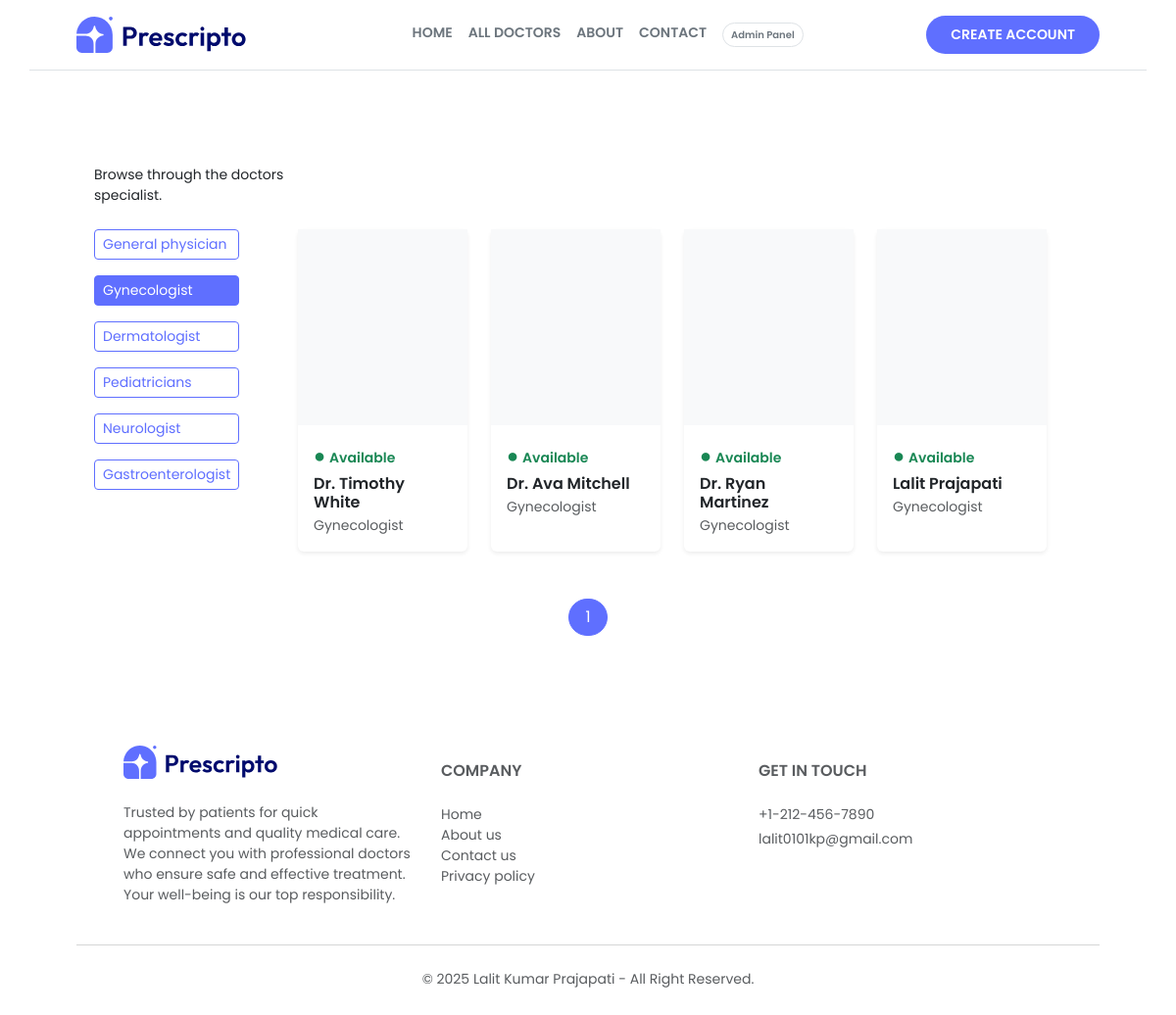
Page /doctor/Gynecologist/ on the earlier database version.
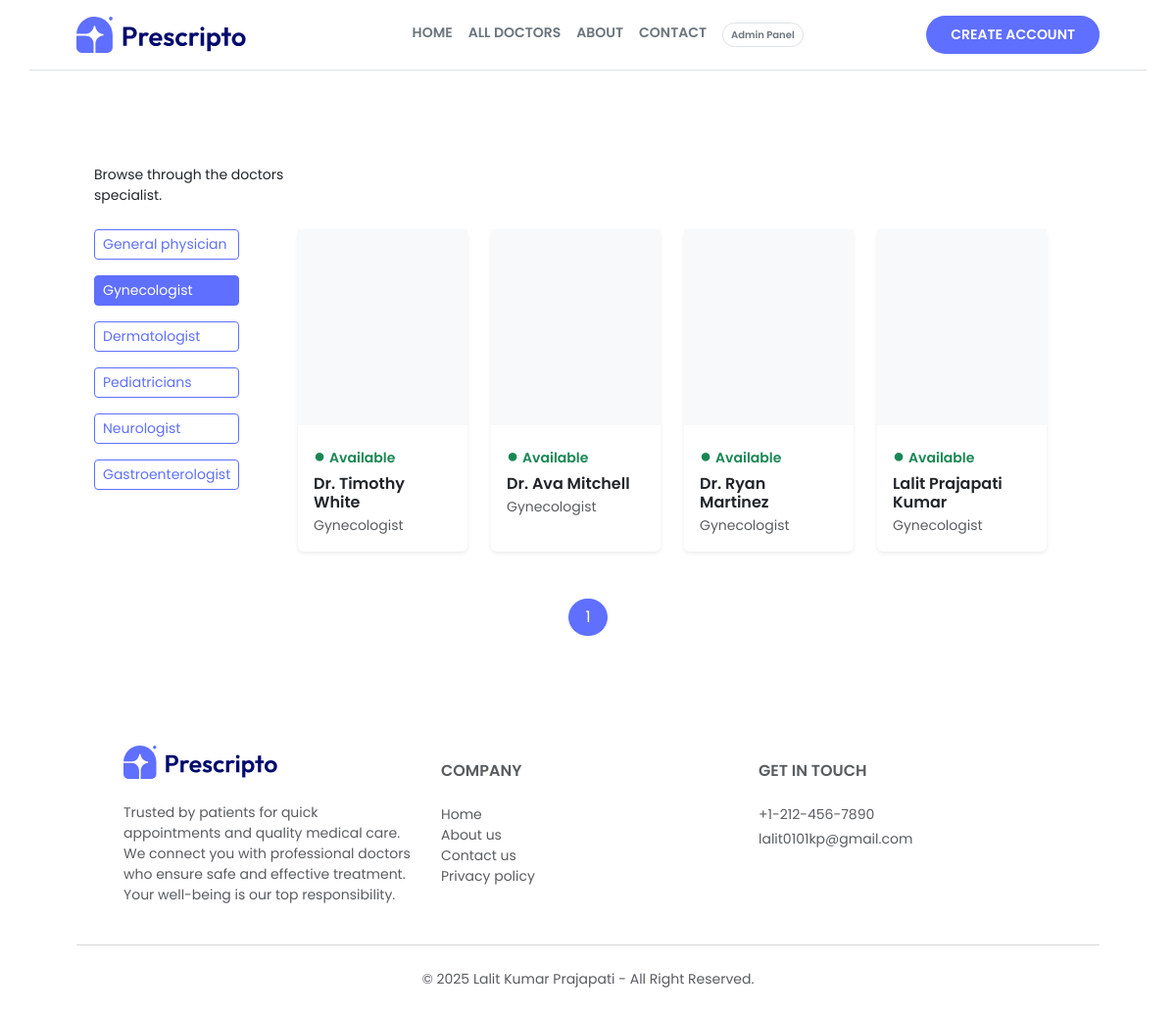
Same page on the later database version.
### appointment/models.py (models this page shows, shortened)
class Doctor(models.Model):
    image = CloudinaryField('image', folder='doctor_image')
    name = models.CharField(max_length=100)
    email = models.EmailField()
    username = models.CharField(max_length=255, unique=True)
    password = models.CharField(max_length=100)
    experience = models.IntegerField()
    fees = models.FloatField()
    category = models.ForeignKey(Category, on_delete=models.CASCADE)
    degree = models.CharField(max_length=50)
    about = models.TextField()
    address = models.TextField()
    available = models.BooleanField(default=True)

class Category(models.Model):
    name = models.CharField(max_length=100)
    def __str__(self):
        return self.name

### appointment/views.py (the view)
# urls.py: path('doctor/<str:category_name>/', views.doctor, name='doctor'),
def doctor(request, category_name):
    if category_name == 'all doctor':
        doctor_list = Doctor.objects.filter(available=True)
    else:
        doctor_list = Doctor.objects.filter(category__name=category_name, available=True)
    paginator = Paginator(doctor_list, 16)
    page_number = request.GET.get('page')
    doctors = paginator.get_page(page_number)
    return render(request, 'doctor.html', {
        'doctors': doctors,
        'category_name': category_name
    })

### templates/doctor.html (shortened to what this page needs)
{% extends "layout.html" %}
{% load static %}
{% block contant %}
    <section class="mt-5 px-5">
        <div class="container px-5 py-5">
            <p class="mb-4 small" data-aos="fade-up">
                Browse through the doctors <br> specialist.
            </p>
            <div class="row">
                <div class="col-md-2 mb-4" data-aos="fade-right">
                    <div class="d-flex flex-column gap-3">
                        <a href="{% url "doctor" 'General physician' %}"
                        class="btn btn-sm text-start"
                        style="
                        transition: all 0.3s ease;
                        border:1px solid rgb(95,111,255);
                        {% if category_name == 'General physician' %}
                            background: rgb(95,111,255); color: white;
                        {% else %}
                            background: transparent; color: rgb(95,111,255);
                        {% endif %}
                        "
                        onmouseover="this.style.transform='scale(1.05)'; this.style.backgroundColor='rgb(95,111,255)'; this.style.color='white';"
                        onmouseout="this.style.transform='scale(1)';
                        {% if category_name == 'General physician' %}
                            this.style.backgroundColor='rgb(95,111,255)'; this.style.color='white';
                        {% else %}
                            this.style.backgroundColor='transparent'; this.style.color='rgb(95,111,255)';
                        {% endif %}
                        ">
                        General physician
                        </a>
                        <a href="{% url "doctor" 'Gynecologist' %}"
                        class="btn btn-sm text-start {% if category_name == 'Gynecologist' %}active-btn{% else %}outline-btn{% endif %}"
                        style="transition: all 0.3s ease; border:1px solid rgb(95,111,255);
                        {% if category_name == 'Gynecologist' %}
                        background-color: rgb(95,111,255); color: white;
                        {% else %}
                        color: rgb(95,111,255);
                        {% endif %}"
                        onmouseover="this.style.transform='scale(1.05)'; this.style.backgroundColor='rgb(95,111,255)'; this.style.color='white';"
                        onmouseout="this.style.transform='scale(1)';
                        {% if category_name == 'Gynecologist' %}
                        this.style.backgroundColor='rgb(95,111,255)'; this.style.color='white';
                        {% else %}
                        this.style.backgroundColor=''; this.style.color='rgb(95,111,255)';
                        {% endif %}">
                        Gynecologist
                        </a>
                        <a href="{% url "doctor" 'Dermatologist' %}"
                        class="btn btn-sm text-start {% if category_name == 'Dermatologist' %}active-btn{% else %}outline-btn{% endif %}"
                        style="transition: all 0.3s ease; border:1px solid rgb(95,111,255);
                        {% if category_name == 'Dermatologist' %}
                        background-color: rgb(95,111,255); color: white;
                        {% else %}
                        color: rgb(95,111,255);
                        {% endif %}"
                        onmouseover="this.style.transform='scale(1.05)'; this.style.backgroundColor='rgb(95,111,255)'; this.style.color='white';"
                        onmouseout="this.style.transform='scale(1)';
                        {% if category_name == 'Dermatologist' %}
                        this.style.backgroundColor='rgb(95,111,255)'; this.style.color='white';
                        {% else %}
                        this.style.backgroundColor=''; this.style.color='rgb(95,111,255)';
                        {% endif %}">
                        Dermatologist
                        </a>
                        <a href="{% url "doctor" 'Pediatricians' %}"
                        class="btn btn-sm text-start {% if category_name == 'Pediatricians' %}active-btn{% else %}outline-btn{% endif %}"
                        style="transition: all 0.3s ease; border:1px solid rgb(95,111,255);
                        {% if category_name == 'Pediatricians' %}
                        background-color: rgb(95,111,255); color: white;
                        {% else %}
                        color: rgb(95,111,255);
                        {% endif %}"
                        onmouseover="this.style.transform='scale(1.05)'; this.style.backgroundColor='rgb(95,111,255)'; this.style.color='white';"
                        onmouseout="this.style.transform='scale(1)';
                        {% if category_name == 'Pediatricians' %}
                        this.style.backgroundColor='rgb(95,111,255)'; this.style.color='white';
                        {% else %}
                        this.style.backgroundColor=''; this.style.color='rgb(95,111,255)';
                        {% endif %}">
                        Pediatricians
                        </a>
                        <a href="{% url "doctor" 'Neurologist' %}"
                        class="btn btn-sm text-start {% if category_name == 'Neurologist' %}active-btn{% else %}outline-btn{% endif %}"
                        style="transition: all 0.3s ease; border:1px solid rgb(95,111,255);
                        {% if category_name == 'Neurologist' %}
                        background-color: rgb(95,111,255); color: white;
                        {% else %}
                        color: rgb(95,111,255);
                        {% endif %}"
                        onmouseover="this.style.transform='scale(1.05)'; this.style.backgroundColor='rgb(95,111,255)'; this.style.color='white';"
                        onmouseout="this.style.transform='scale(1)';
                        {% if category_name == 'Neurologist' %}
                        this.style.backgroundColor='rgb(95,111,255)'; this.style.color='white';
                        {% else %}
                        this.style.backgroundColor=''; this.style.color='rgb(95,111,255)';
                        {% endif %}">
                        Neurologist
                        </a>
                        <a href="{% url "doctor" 'Gastroenterologist' %}"
                        class="btn btn-sm text-start {% if category_name == 'Gastroenterologist' %}active-btn{% else %}outline-btn{% endif %}"
                        style="transition: all 0.3s ease; border:1px solid rgb(95,111,255);
                        {% if category_name == 'Gastroenterologist' %}
                        background-color: rgb(95,111,255); color: white;
                        {% else %}
                        color: rgb(95,111,255);
                        {% endif %}"
                        onmouseover="this.style.transform='scale(1.05)'; this.style.backgroundColor='rgb(95,111,255)'; this.style.color='white';"
                        onmouseout="this.style.transform='scale(1)';
                        {% if category_name == 'Gastroenterologist' %}
                        this.style.backgroundColor='rgb(95,111,255)'; this.style.color='white';
                        {% else %}
                        this.style.backgroundColor=''; this.style.color='rgb(95,111,255)';
                        {% endif %}">
                        Gastroenterologist
                        </a>
                    </div>
                </div>
                <div class="col-md-10 px-5" data-aos="fade-left">
                    <div class="row row-cols-1 row-cols-sm-2 row-cols-md-4 g-4">
                        {% for doctor in doctors %}
                        <div class="col" data-aos="fade-up" data-aos-delay="{{ forloop.counter0|add:1 }}00">
                            <div class="card border-0 rounded shadow-sm h-100"
                                style="transition: all 0.3s ease;"
                                onmouseover="this.style.transform='translateY(-10px)'; this.style.boxShadow='0 15px 30px rgba(0,0,0,0.15)'"
                                onmouseout="this.style.transform='translateY(0px)'; this.style.boxShadow=''">
                                <div class="bg-light d-flex justify-content-center align-items-center overflow-hidden"
                                    style="height: 200px;">
                                </div>
                                <div class="card-body pb-3 d-flex flex-column">
                                    <p class="text-success small fw-semibold mb-1">
                                        <span class="text-success me-1 fs-5">●</span>Available
                                    </p>
                                    <h6 class="card-title fw-semibold mb-1">
                                        {{ doctor.name }}
                                    </h6>
                                    <p class="text-muted small mb-0">
                                        {{ doctor.category }}
                                    </p>
                                </div>
                            </div>
                        </div>
                        {% endfor %}
                    </div>
                </div>
                <div class="d-flex justify-content-center mt-5" data-aos="fade-up">
                    <nav>
                        <ul class="pagination align-items-center gap-2">
                            {% for num in doctors.paginator.page_range %}
                            <li class="page-item">
                                <a href="?page={{ num }}"
                                class="page-link rounded-pill px-3 {% if doctors.number == num %}text-white{% endif %}"
                                style="
                                        background: {% if doctors.number == num %}rgb(95,111,255){% else %}transparent{% endif %};
                                        border: 1px solid rgb(95,111,255);
                                        transition: all 0.3s ease;
                                "
                                onmouseover="this.style.transform='scale(1.15)'"
                                onmouseout="this.style.transform='scale(1)'">
                                {{ num }}
                                </a>
                            </li>
                            {% endfor %}
                        </ul>
                    </nav>
                </div>
            </div>
        </div>
    </section>
{% endblock %}

### templates/layout.html (shortened to what this page needs)
<html lang="en">
{% load static %}
<head>
  <link href="https://cdn.jsdelivr.net/npm/bootstrap@5.3.3/dist/css/bootstrap.min.css" rel="stylesheet" />
  <link href="https://cdnjs.cloudflare.com/ajax/libs/font-awesome/5.15.3/css/all.min.css" rel="stylesheet" />
  <link href="https://unpkg.com/aos@2.3.4/dist/aos.css" rel="stylesheet">
</head>
<body class="bg-white text-gray-900">
  <header class="container py-3 d-flex flex-wrap align-items-center border-bottom justify-content-between px-5">
    <div class="d-flex align-items-center gap-2">
      <a href="{% url "home" %}">
        <img src="{% static "assets/assets_frontend/logo.svg" %}" alt="Prescripto logo icon of a house with a medical cross inside"
          width="80%" height="80%">
      </a>
    </div>
    <nav class="d-flex gap-3 fw-semibold text-secondary small">
      <a class="text-decoration-none text-secondary hover-effect" href="{% url "home" %}">HOME</a>
      <a class="text-decoration-none text-secondary hover-effect" href="{% url "doctor" 'all doctor' %}">ALL DOCTORS</a>
      <a class="text-decoration-none text-secondary hover-effect" href="{% url "about" %}">ABOUT</a>
      <a class="text-decoration-none text-secondary hover-effect" href="{% url "contact" %}">CONTACT</a>
      <a target="_blank" href="{% url "dash_admin" %}" class="border px-2 py-1 rounded-pill text-decoration-none text-secondary hover-effect" style='font-size:10px;'>Admin Panel</a>
    </nav>
    {% if request.session.login %}
      <div class="position-relative dropdown">
        <a href="#" class="d-inline-block" id="profileDropdown" data-bs-toggle="dropdown" aria-expanded="false">
          <img src="{% static 'assets/assets_frontend/profile.avif' %}" alt="Profile" height="36">
        </a>
        <ul class="dropdown-menu dropdown-menu-end shadow" aria-labelledby="profileDropdown">
          <li><a class="dropdown-item" href="{% url "my_profile" %}">My Profile</a></li>
          <li><a class="dropdown-item" href="{% url "user_appointment" %}">My Appointments</a></li>
          <li><a class="dropdown-item" href="{% url "logout_user" %}">Logout</a></li>
        </ul>
      </div>
    {% else %}
      <a href="{% url "register" %}" type="button" class="btn btn-sm text-sm rounded-pill px-4 py-2 text-white text-uppercase fw-semibold"
        style="background-color: rgb(95 111 255);">
        Create account
      </a>
    {% endif %}
  </header>
  {% block contant %}
  {% endblock %}
  <footer class="container p-5 text-muted small">
      <div class="row px-5">
      <div class="col-sm-4 mb-4 mb-sm-0">
          <div class="d-flex align-items-center mb-4">
            <a href="{% url "home" %}">
              <img src="{% static "assets/assets_frontend/logo.svg" %}" alt="Prescripto logo icon of a house with a medical cross inside"
                class="me-2" width="70%" />
            </a>
          </div>
          <p class="text-muted" style="max-width: 300px; line-height: 1.5;">
            Trusted by patients for quick appointments and quality medical care.
            We connect you with professional doctors who ensure safe and effective treatment.
            Your well-being is our top responsibility.
          </p>
      </div>
      <div class="col-sm-4 mb-4 mb-sm-0">
          <h6 class="fw-semibold mt-3 mb-4">COMPANY</h6>
          <ul class="list-unstyled ">
          <li><a href="#" class="text-decoration-none text-muted">Home</a></li>
          <li><a href="#" class="text-decoration-none text-muted">About us</a></li>
          <li><a href="#" class="text-decoration-none text-muted">Contact us</a></li>
          <li><a href="#" class="text-decoration-none text-muted">Privacy policy</a></li>
          </ul>
      </div>
      <div class="col-sm-4 mb-4">
          <h6 class="fw-semibold mb-4 mt-3">GET IN TOUCH</h6>
          <address class="text-muted mb-0">
          <p class="mb-1">+1-212-456-7890</p>
          <p class="mb-0">lalit0101kp@gmail.com</p>
          </address>
      </div>
      </div>
      <hr class="my-4" />
      <p class="text-center text-muted mb-0">
      &copy; 2025 Lalit Kumar Prajapati - All Right Reserved.
      </p>
  </footer>
  </body>
</html>

### templates/layout.html (style rules this page uses)
body { font-family: "Poppins", sans-serif; }

Differences in the rows shown:
changed Doctor: name "Lalit Prajapati" → "Lalit Prajapati Kumar"
